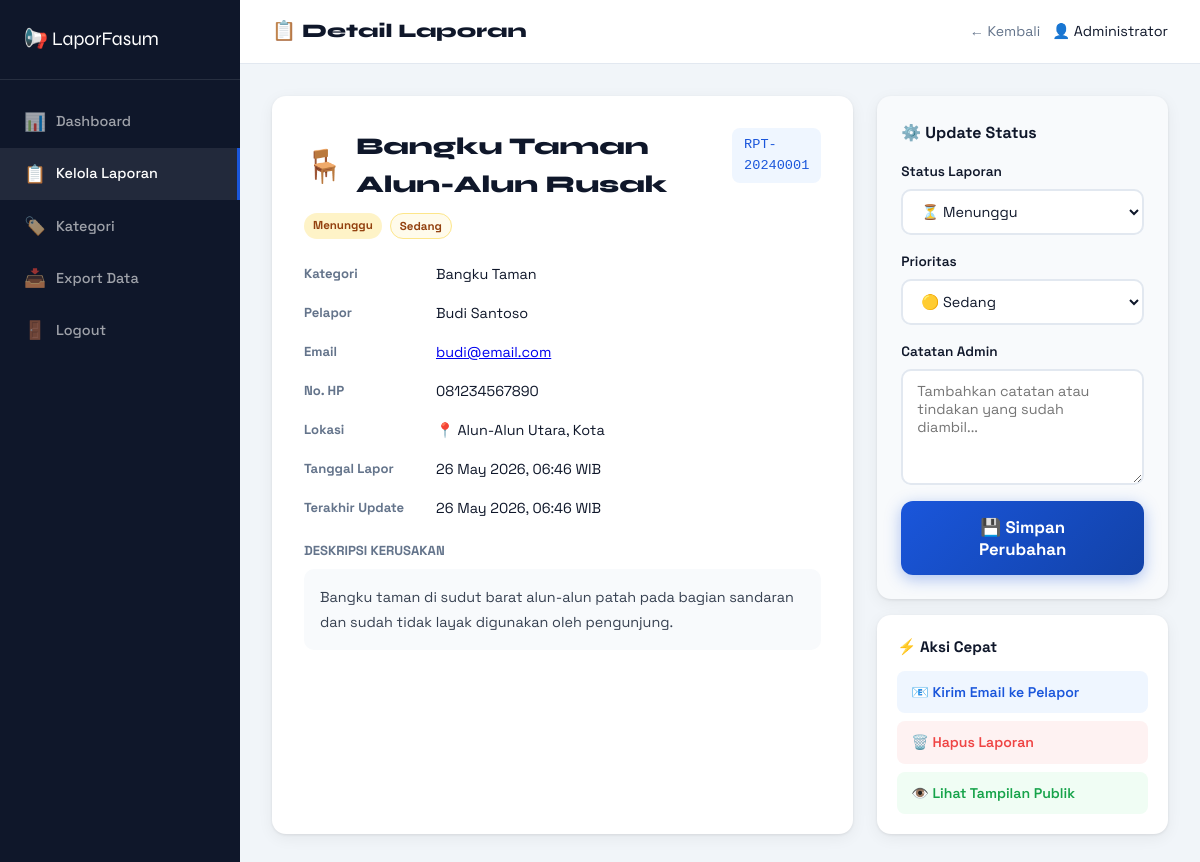
Page /admin/detail.php?id=1 (signed in) on the committed database.
### tables this page shows
CREATE TABLE IF NOT EXISTS laporan (
    id INT AUTO_INCREMENT PRIMARY KEY,
    kode_laporan VARCHAR(20) UNIQUE NOT NULL,
    nama_pelapor VARCHAR(150) NOT NULL,
    email_pelapor VARCHAR(150),
    no_hp VARCHAR(20),
    kategori_id INT NOT NULL,
    judul VARCHAR(255) NOT NULL,
    deskripsi TEXT NOT NULL,
    lokasi VARCHAR(255) NOT NULL,
    latitude DECIMAL(10,8),
    longitude DECIMAL(11,8),
    foto VARCHAR(255),
    status ENUM('menunggu','diproses','selesai','ditolak') DEFAULT 'menunggu',
    prioritas ENUM('rendah','sedang','tinggi','darurat') DEFAULT 'sedang',
    catatan_admin TEXT,
    created_at TIMESTAMP DEFAULT CURRENT_TIMESTAMP,
    updated_at TIMESTAMP DEFAULT CURRENT_TIMESTAMP ON UPDATE CURRENT_TIMESTAMP,
    FOREIGN KEY (kategori_id) REFERENCES kategori(id)
);

CREATE TABLE IF NOT EXISTS kategori (
    id INT AUTO_INCREMENT PRIMARY KEY,
    nama VARCHAR(100) NOT NULL,
    ikon VARCHAR(50) NOT NULL,
    deskripsi TEXT,
    created_at TIMESTAMP DEFAULT CURRENT_TIMESTAMP
);

### includes/config.php (called while the page is built, shortened)
<?php
function statusBadge($status) {
    $badges = [
        'menunggu' => ['label' => 'Menunggu', 'class' => 'status-waiting'],
        'diproses' => ['label' => 'Diproses', 'class' => 'status-process'],
        'selesai'  => ['label' => 'Selesai',  'class' => 'status-done'],
        'ditolak'  => ['label' => 'Ditolak',  'class' => 'status-rejected'],
    ];
    return $badges[$status] ?? ['label' => $status, 'class' => 'status-waiting'];
}
function prioritasBadge($prioritas) {
    $badges = [
        'rendah'  => ['label' => 'Rendah',  'class' => 'prio-low'],
        'sedang'  => ['label' => 'Sedang',  'class' => 'prio-medium'],
        'tinggi'  => ['label' => 'Tinggi',  'class' => 'prio-high'],
        'darurat' => ['label' => 'Darurat', 'class' => 'prio-urgent'],
    ];
    return $badges[$prioritas] ?? ['label' => $prioritas, 'class' => 'prio-medium'];
}
?>

### admin/detail.php (the view, shortened to what this page needs)
<!DOCTYPE html>
<html lang="id">
<head>
    <link rel="stylesheet" href="../assets/css/style.css">
</head>
<body class="admin-body">
<?php
require_once '../includes/config.php';
$id = (int)($_GET['id'] ?? 0);
$stmt = $pdo->prepare("SELECT l.*, k.nama as kn, k.ikon FROM laporan l JOIN kategori k ON l.kategori_id=k.id WHERE l.id=?");
$stmt->execute([$id]);
$lap = $stmt->fetch();
$badge = statusBadge($lap['status']);
$prio  = prioritasBadge($lap['prioritas']);
?>
<div class="admin-sidebar">
    <div class="logo"><a href="dashboard.php">📢 LaporFasum</a></div>
    <nav class="sidebar-menu">
        <a href="dashboard.php"><span>📊</span> Dashboard</a>
        <a href="laporan.php" class="active"><span>📋</span> Kelola Laporan</a>
        <a href="kategori.php"><span>🏷️</span> Kategori</a>
        <a href="export.php"><span>📥</span> Export Data</a>
        <a href="logout.php"><span>🚪</span> Logout</a>
    </nav>
</div>
<div class="admin-main">
    <div class="admin-topbar">
        <h1>📋 Detail Laporan</h1>
        <div style="display:flex; gap:12px; align-items:center;">
            <a href="laporan.php" style="color:#64748b; font-size:.88rem; text-decoration:none;">← Kembali</a>
            <div class="admin-user">👤 <?= htmlspecialchars($_SESSION['admin_nama']) ?></div>
        </div>
    </div>
    <div class="admin-content">
        <div class="detail-grid">
            <div class="detail-card">
                <div class="detail-header">
                    <div>
                        <div style="display:flex; align-items:center; gap:12px; margin-bottom:8px;">
                            <span style="font-size:2rem;"><?= $lap['ikon'] ?></span>
                            <h2 class="detail-title"><?= htmlspecialchars($lap['judul']) ?></h2>
                        </div>
                        <div style="display:flex; gap:8px;">
                            <span class="badge <?= $badge['class'] ?>"><?= $badge['label'] ?></span>
                            <span class="badge <?= $prio['class'] ?>"><?= $prio['label'] ?></span>
                        </div>
                    </div>
                    <code style="font-size:.85rem; color:#1a56db; background:#eff6ff; padding:6px 12px; border-radius:8px;"><?= $lap['kode_laporan'] ?></code>
                </div>
                <div class="info-row"><span class="info-label">Kategori</span><span class="info-value"><?= htmlspecialchars($lap['kn']) ?></span></div>
                <div class="info-row"><span class="info-label">Pelapor</span><span class="info-value"><?= htmlspecialchars($lap['nama_pelapor']) ?></span></div>
                <?php if ($lap['email_pelapor']): ?>
                <div class="info-row"><span class="info-label">Email</span><span class="info-value"><a href="mailto:<?= $lap['email_pelapor'] ?>"><?= htmlspecialchars($lap['email_pelapor']) ?></a></span></div>
                <?php endif; ?>
                <?php if ($lap['no_hp']): ?>
                <div class="info-row"><span class="info-label">No. HP</span><span class="info-value"><?= htmlspecialchars($lap['no_hp']) ?></span></div>
                <?php endif; ?>
                <div class="info-row"><span class="info-label">Lokasi</span><span class="info-value">📍 <?= htmlspecialchars($lap['lokasi']) ?></span></div>
                <div class="info-row"><span class="info-label">Tanggal Lapor</span><span class="info-value"><?= date('d M Y, H:i', strtotime($lap['created_at'])) ?> WIB</span></div>
                <div class="info-row"><span class="info-label">Terakhir Update</span><span class="info-value"><?= date('d M Y, H:i', strtotime($lap['updated_at'])) ?> WIB</span></div>
                <div style="margin-top:20px;">
                    <p style="font-size:.82rem; font-weight:700; color:#64748b; margin-bottom:8px;">DESKRIPSI KERUSAKAN</p>
                    <div style="background:#f8fafc; border-radius:10px; padding:16px; font-size:.9rem; line-height:1.7; color:#374151;">
                        <?= nl2br(htmlspecialchars($lap['deskripsi'])) ?>
                    </div>
                </div>
            </div>
            <div>
                <div class="detail-card status-form">
                    <h3>⚙️ Update Status</h3>
                    <form method="POST">
                        <div class="form-group">
                            <label>Status Laporan</label>
                            <select name="status" required>
                                <option value="menunggu" <?= $lap['status']==='menunggu'?'selected':'' ?>>⏳ Menunggu</option>
                            </select>
                        </div>
                        <div class="form-group">
                            <label>Prioritas</label>
                            <select name="prioritas">
                                <option value="sedang"  <?= $lap['prioritas']==='sedang'?'selected':'' ?>>🟡 Sedang</option>
                            </select>
                        </div>
                        <div class="form-group">
                            <label>Catatan Admin</label>
                            <textarea name="catatan_admin" rows="5" placeholder="Tambahkan catatan atau tindakan yang sudah diambil..."><?= htmlspecialchars($lap['catatan_admin'] ?? '') ?></textarea>
                        </div>
                        <button type="submit" class="btn-submit" style="width:100%; justify-content:center;">💾 Simpan Perubahan</button>
                    </form>
                </div>
                <div class="detail-card" style="margin-top:16px; padding:20px;">
                    <h3 style="font-size:.95rem; font-weight:700; margin-bottom:12px;">⚡ Aksi Cepat</h3>
                    <div style="display:flex; flex-direction:column; gap:8px;">
                        <?php if ($lap['email_pelapor']): ?>
                        <a href="mailto:<?= $lap['email_pelapor'] ?>?subject=Update Laporan <?= $lap['kode_laporan'] ?>"
                           style="background:#eff6ff; color:#1a56db; padding:10px 14px; border-radius:8px; text-decoration:none; font-size:.88rem; font-weight:600;">
                            📧 Kirim Email ke Pelapor
                        </a>
                        <?php endif; ?>
                        <a href="laporan.php?delete=<?= $lap['id'] ?>" onclick="return confirmDelete('Yakin hapus laporan ini secara permanen?')"
                           style="background:#fef2f2; color:#ef4444; padding:10px 14px; border-radius:8px; text-decoration:none; font-size:.88rem; font-weight:600;">
                            🗑️ Hapus Laporan
                        </a>
                        <a href="../cek-status.php" target="_blank"
                           style="background:#f0fdf4; color:#16a34a; padding:10px 14px; border-radius:8px; text-decoration:none; font-size:.88rem; font-weight:600;">
                            👁️ Lihat Tampilan Publik
                        </a>
                    </div>
                </div>
            </div>
        </div>
    </div>
</div>
</body>
</html>

### assets/css/style.css (style rules this page uses)
:root { --primary: #1a56db; --primary-dark: #1242a8; --primary-light: #e8f0fe; --accent: #f59e0b; --accent-dark: #d97706; --success: #10b981; --warning: #f59e0b; --danger: #ef4444; --purple: #8b5cf6; --bg: #f8fafc; --surface: #ffffff; --border: #e2e8f0; --text: #0f172a; --text-muted: #64748b; --text-light: #94a3b8; --shadow: 0 1px 3px rgba(0,0,0,.08), 0 4px 16px rgba(0,0,0,.06); --shadow-lg: 0 8px 32px rgba(0,0,0,.12); --radius: 14px; --radius-sm: 8px; --font-body: 'Space Grotesk', sans-serif; --font-display: 'Syne', sans-serif; }
*, *::before, *::after { box-sizing: border-box; margin: 0; padding: 0; }
html { scroll-behavior: smooth; }
body { font-family: var(--font-body); background: var(--bg); color: var(--text); line-height: 1.6; font-size: 15px; }
.form-group { display: flex; flex-direction: column; gap: 6px; margin-bottom: 16px; }
.form-group label { font-size: .85rem; font-weight: 600; color: var(--text); }
.form-group input, .form-group select, .form-group textarea { border: 2px solid var(--border); border-radius: 10px; padding: 11px 14px; font-family: var(--font-body); font-size: .9rem; color: var(--text); background: var(--surface); transition: border-color .2s; width: 100%; }
.form-group textarea { resize: vertical; min-height: 100px; }
.btn-submit { background: linear-gradient(135deg, var(--primary), var(--primary-dark)); color: #fff; border: none; border-radius: 12px; padding: 15px 48px; font-family: var(--font-body); font-size: 1.05rem; font-weight: 700; cursor: pointer; transition: all .2s; display: inline-flex; align-items: center; gap: 8px; box-shadow: 0 4px 16px rgba(26,86,219,.35); }
.badge { font-size: .72rem; font-weight: 700; padding: 3px 9px; border-radius: 20px; }
.status-waiting { background: #fef3c7; color: #92400e; }
.prio-medium { background: #fffbeb; color: #92400e; border: 1px solid #fde68a; }
.admin-body { background: #f1f5f9; }
.admin-sidebar { position: fixed; left: 0; top: 0; bottom: 0; width: 240px; background: #0f172a; padding: 24px 0; display: flex; flex-direction: column; }
.admin-sidebar .logo { padding: 0 24px 24px; border-bottom: 1px solid rgba(255,255,255,.1); }
.admin-sidebar .logo a { color: #fff; text-decoration: none; font-family: var(--font-display); font-size: 1.2rem; }
.sidebar-menu { flex: 1; padding: 16px 0; }
.sidebar-menu a { display: flex; align-items: center; gap: 10px; padding: 12px 24px; color: rgba(255,255,255,.6); text-decoration: none; font-size: .9rem; font-weight: 500; transition: all .2s; }
.sidebar-menu a:hover, .sidebar-menu a.active { background: rgba(255,255,255,.08); color: #fff; border-right: 3px solid var(--primary); }
.sidebar-menu a span { font-size: 1.1rem; }
.admin-main { margin-left: 240px; min-height: 100vh; }
.admin-topbar { background: #fff; border-bottom: 1px solid var(--border); padding: 16px 32px; display: flex; justify-content: space-between; align-items: center; position: sticky; top: 0; z-index: 10; }
.admin-topbar h1 { font-family: var(--font-display); font-size: 1.2rem; font-weight: 800; }
.admin-user { display: flex; align-items: center; gap: 10px; font-size: .9rem; }
.admin-content { padding: 32px; }
.detail-card { background: #fff; border-radius: var(--radius); padding: 32px; box-shadow: var(--shadow); }
.detail-header { display: flex; justify-content: space-between; align-items: flex-start; margin-bottom: 24px; }
.detail-title { font-family: var(--font-display); font-size: 1.5rem; font-weight: 800; }
.detail-grid { display: grid; grid-template-columns: 2fr 1fr; gap: 24px; }
.info-row { display: flex; gap: 12px; margin-bottom: 16px; align-items: flex-start; }
.info-label { font-size: .82rem; font-weight: 700; color: var(--text-muted); min-width: 120px; }
.info-value { font-size: .9rem; color: var(--text); }
.status-form { background: var(--bg); border-radius: var(--radius); padding: 24px; }
.status-form h3 { font-size: 1rem; font-weight: 700; margin-bottom: 16px; }

### rows in the picture
laporan: kategori.ikon "🪑", judul "Bangku Taman Alun-Alun Rusak", status "Menunggu", prioritas "Sedang", kode_laporan "RPT-20240001", kategori.nama "Bangku Taman", nama_pelapor "Budi Santoso", email_pelapor "budi@email.com", no_hp "081234567890", lokasi "Alun-Alun Utara, Kota", created_at "26 May 2026, 06:46", updated_at "26 May 2026, 06:46", deskripsi "Bangku taman di sudut barat alun-alun patah pada bagian sandaran dan sudah tidak layak digunakan oleh pengunjung.", status "⏳ Menunggu", prioritas "🟡 Sedang"

### other values in the picture
$_SESSION['admin_nama'] "Administrator"
